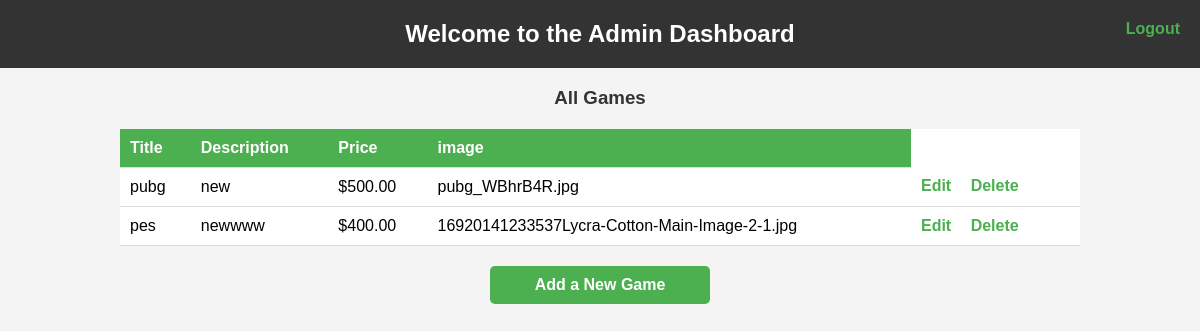
The app's page /home/ (signed in) with its own data.
### app/models.py (models this page shows, shortened)
class Game(models.Model):
    g_id = models.CharField(max_length=20, unique=True)
    title = models.CharField(max_length=100)
    description = models.TextField()
    release_date = models.DateField()
    price = models.DecimalField(max_digits=10, decimal_places=2)
    image = models.FileField()

### app/views.py (the view)
# urls.py: path('home/',views.home,name='home'),
def home(req):
    if 'game' in req.session:
        data = Game.objects.all()
        return render(req, 'admin/home.html', {'data': data})
    else:
        return redirect(game_login)

### templates/admin/home.html (shortened to what this page needs)
<!DOCTYPE html>
<html lang="en">
<head>
</head>
<body>
    <h2>Welcome to the Admin Dashboard</h2>
    <a href="{% url 'game_logout' %}" class="logout">Logout</a>
    <h3>All Games</h3>
    <table>
        <thead>
            <tr>
                <th>Title</th>
                <th>Description</th>
                <th>Price</th>
                <th>image</th>
            </tr>
        </thead>
        <tbody>
            {% for game in data %}
                <tr>
                    <td>{{ game.title }}</td>
                    <td>{{ game.description }}</td>
                    <td>${{ game.price }}</td>
                    <td>{{ game.image }}</td>
                    <td class="actions">
                        <a href="{% url 'edit' game.id %}">Edit</a>
                        <a href="{% url 'delete_game' game.id %}" onclick="return confirm('Are you sure you want to delete this game?');">Delete</a>
                    </td>
                </tr>
            {% empty %}
                <tr>
                    <td colspan="4">No games available.</td>
                </tr>
            {% endfor %}
        </tbody>
    </table>
    <a href="{% url 'add_game' %}" class="add-game">Add a New Game</a>
</body>
</html>

### templates/admin/home.html (style rules this page uses)
body { font-family: Arial, sans-serif; margin: 0; padding: 0; background-color: #f4f4f4; }
h2 { text-align: center; padding: 20px; background-color: #333; color: white; margin: 0; }
h3 { text-align: center; color: #333; }
table { width: 80%; margin: 20px auto; border-collapse: collapse; background-color: white; }
th, td { padding: 10px; text-align: left; border-bottom: 1px solid #ddd; }
th { background-color: #4CAF50; color: white; }
a { text-decoration: none; color: #4CAF50; font-weight: bold; }
.actions a { margin-right: 15px; }
.logout { position: absolute; top: 20px; right: 20px; }
.add-game { display: block; text-align: center; margin-top: 20px; padding: 10px; background-color: #4CAF50; color: white; font-size: 16px; width: 200px; margin: 20px auto; text-align: center; border-radius: 5px; }

### records on screen
Game: title "pubg", description "new", price "500.00", image "pubg_WBhrB4R.jpg"
Game: title "pes", description "newwww", price "400.00", image "16920141233537Lycra-Cotton-Main-Image-2-1.jpg"
